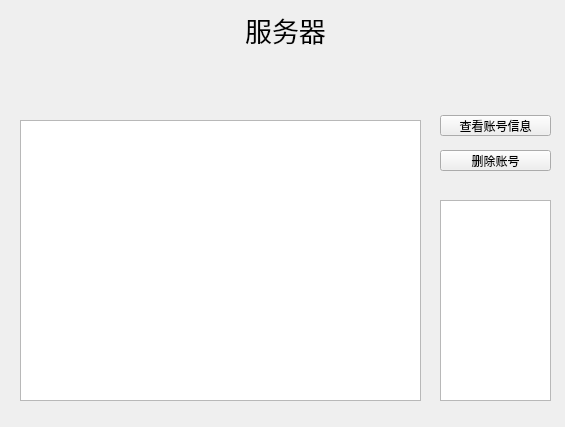
<?xml version="1.0" encoding="UTF-8"?>
<ui version="4.0">
 <class>Widget</class>
 <widget class="QWidget" name="Widget">
  <property name="geometry">
   <rect>
    <x>0</x>
    <y>0</y>
    <width>565</width>
    <height>427</height>
   </rect>
  </property>
  <property name="windowTitle">
   <string>服务器</string>
  </property>
  <widget class="QLabel" name="label">
   <property name="geometry">
    <rect>
     <x>230</x>
     <y>10</y>
     <width>111</width>
     <height>41</height>
    </rect>
   </property>
   <property name="font">
    <font>
     <family>微软雅黑</family>
     <pointsize>20</pointsize>
    </font>
   </property>
   <property name="text">
    <string>&lt;html&gt;&lt;head/&gt;&lt;body&gt;&lt;p align=&quot;center&quot;&gt;服务器&lt;/p&gt;&lt;/body&gt;&lt;/html&gt;</string>
   </property>
  </widget>
  <widget class="QTextEdit" name="textEdit">
   <property name="geometry">
    <rect>
     <x>20</x>
     <y>120</y>
     <width>401</width>
     <height>281</height>
    </rect>
   </property>
   <property name="minimumSize">
    <size>
     <width>0</width>
     <height>0</height>
    </size>
   </property>
  </widget>
  <widget class="QPushButton" name="deleteButton">
   <property name="geometry">
    <rect>
     <x>440</x>
     <y>150</y>
     <width>111</width>
     <height>21</height>
    </rect>
   </property>
   <property name="text">
    <string>删除账号</string>
   </property>
  </widget>
  <widget class="QPushButton" name="CheckButton">
   <property name="geometry">
    <rect>
     <x>440</x>
     <y>115</y>
     <width>111</width>
     <height>21</height>
    </rect>
   </property>
   <property name="text">
    <string>查看账号信息</string>
   </property>
  </widget>
  <widget class="QTextEdit" name="onlineEdit">
   <property name="geometry">
    <rect>
     <x>440</x>
     <y>200</y>
     <width>111</width>
     <height>201</height>
    </rect>
   </property>
  </widget>
 </widget>
 <resources/>
 <connections/>
</ui>
